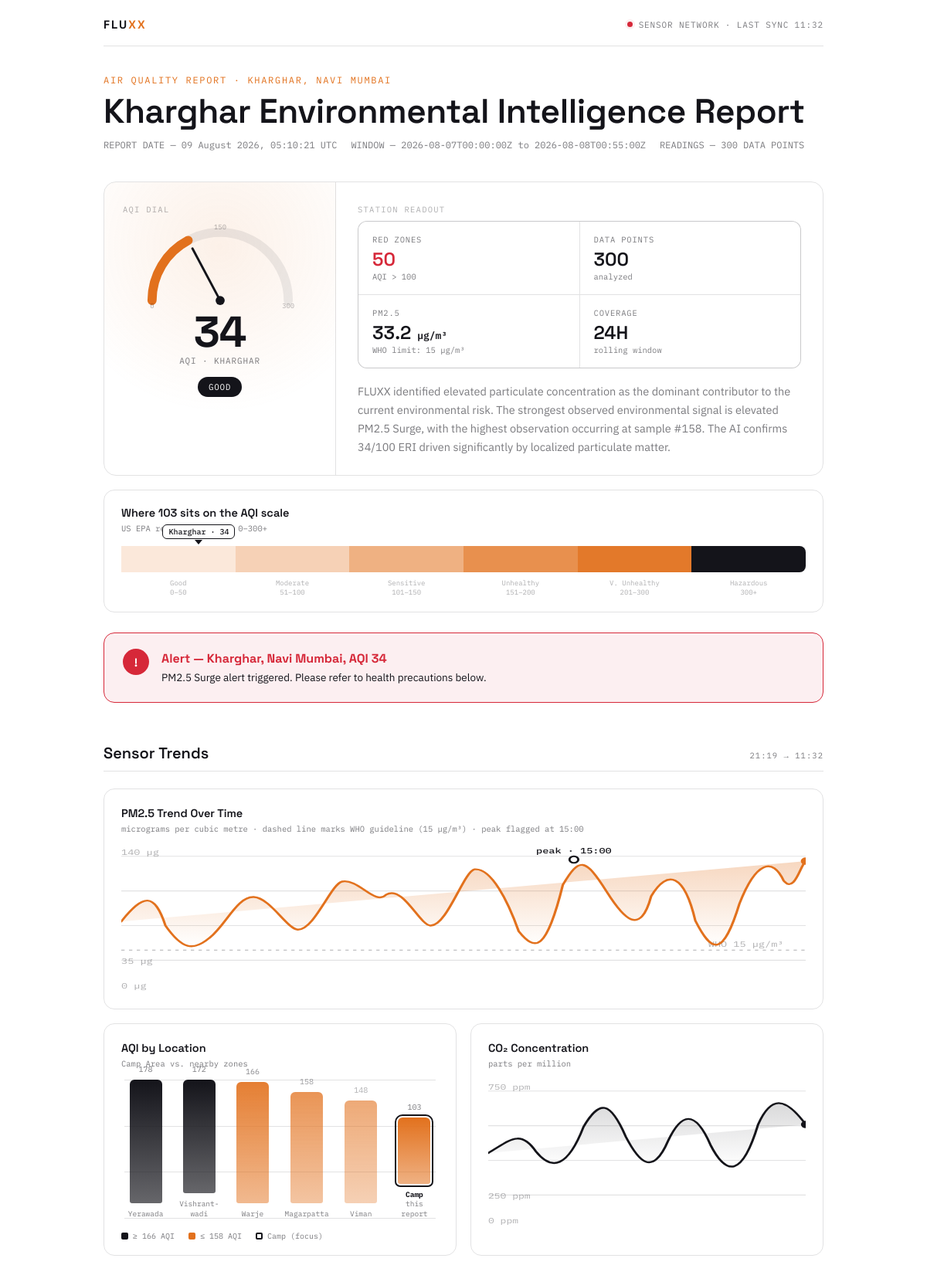
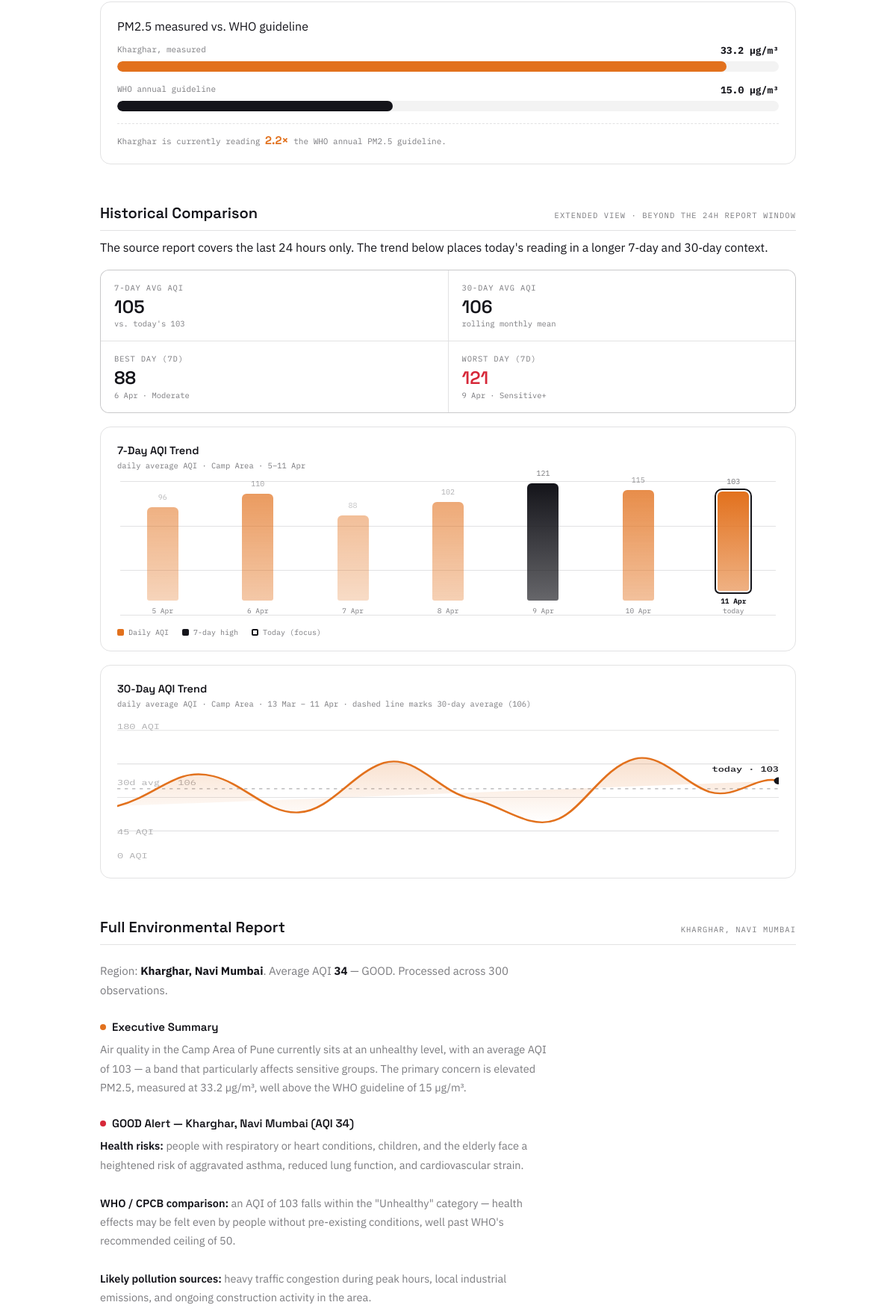
The page /api/v1/reports/FLX-REP-20260809-008/html (upper part) on the database its author committed (2 pictures, top to bottom).
### tables this page shows
CREATE TABLE reports (
                    id TEXT PRIMARY KEY,
                    title TEXT NOT NULL,
                    type TEXT NOT NULL,
                    location TEXT NOT NULL,
                    created_at TEXT NOT NULL,
                    dataset_name TEXT,
                    observation_count INTEGER,
                    start_time TEXT,
                    end_time TEXT,
                    pm25 REAL,
                    pm10 REAL,
                    co2 REAL,
                    temperature REAL,
                    humidity REAL,
                    wind REAL,
                    eri_score INTEGER,
                    risk_level TEXT,
                    summary TEXT,
                    findings_json TEXT,
                    pros_json TEXT,
                    cons_json TEXT,
                    recommendations_json TEXT,
                    full_report_json TEXT,
                    pdf_path TEXT
                );

### app/api/reports.py (the view)
@router.get("/{report_id}/html")
def view_report_html(request: Request, report_id: str):
    report = reports_repository.get_report_by_id(report_id)
    if not report:
        raise HTTPException(status_code=404, detail=f"Report {report_id} not found.")
    report_data = report.get("fullReport", {})
    if not report_data:
        raise HTTPException(status_code=404, detail="HTML data missing from report.")
    lang = report_data.get("report", {}).get("language", "en")
    template_name = f"report_template_{lang}.html"
    if not os.path.exists(os.path.join(templates_dir, template_name)):
        template_name = "report_template_en.html"
    return templates.TemplateResponse(
        template_name,
        {
            "request": request,
            **report_data
        }
    )

### app/templates/report_template_en.html (shortened to what this page needs)
<!DOCTYPE html>
<html lang="en">
<head>
</head>
<body>
<div class="wrap">
  <div class="topbar">
    <div class="brand">FLU<span>XX</span></div>
    <div class="station-tag"><span class="dot"></span> SENSOR NETWORK · LAST SYNC 11:32</div>
  </div>
  <p class="eyebrow">Air Quality Report · {{ report.location }}</p>
  <h1>{{ report.title }}</h1>
  <div class="meta-row">
    <span>REPORT DATE — {{ report.generated_at }}</span>
    <span>WINDOW — {{ report.window }}</span>
    <span>READINGS — {{ methodology.observations }} DATA POINTS</span>
  </div>
  <div class="hero">
    <div class="gauge-panel">
      <div class="panel-label">AQI Dial</div>
      <svg class="gauge-svg" viewBox="0 0 200 112">
        <text x="10" y="110" class="tick-label" text-anchor="middle">0</text>
        <text x="100" y="6" class="tick-label" text-anchor="middle">150</text>
        <text x="190" y="110" class="tick-label" text-anchor="middle">300</text>
      </svg>
      <div class="gauge-readout">
        <div class="gauge-number">{{ summary.eri }}</div>
        <div class="gauge-unit">AQI · {{ report.location.split(',')[0] | upper }}</div>
      </div>
      <div class="gauge-status">{{ summary.risk }}</div>
    </div>
    <div class="hero-side">
      <div class="panel-label">Station Readout</div>
      <div class="readout-grid">
        <div class="readout-cell flag">
          <div class="rc-label">Red Zones</div>
          <div class="rc-value">{{ (methodology.observations / 6) | int }}</div>
          <div class="rc-sub">AQI &gt; 100</div>
        </div>
        <div class="readout-cell">
          <div class="rc-label">Data Points</div>
          <div class="rc-value">{{ methodology.observations }}</div>
          <div class="rc-sub">analyzed</div>
        </div>
        <div class="readout-cell">
          <div class="rc-label">PM2.5</div>
          <div class="rc-value">{{ metrics.pm25.current }}<span style="font-size:13px;font-family:'IBM Plex Mono',monospace;"> {{ metrics.pm25.unit }}</span></div>
          <div class="rc-sub">WHO limit: 15 µg/m³</div>
        </div>
        <div class="readout-cell">
          <div class="rc-label">Coverage</div>
          <div class="rc-value">24H</div>
          <div class="rc-sub">rolling window</div>
        </div>
      </div>
      <div class="hero-summary">
        {{ ai.interpretation }}
      </div>
    </div>
  </div>
  <div class="scale-card">
    <div class="chart-title">Where 103 sits on the AQI scale</div>
    <div class="chart-note">US EPA reference bands, 0–300+</div>
    <div class="scale-track">
      <div class="scale-marker" style="left:{{ [summary.eri / 3, 100]|min }}%;">
        <div class="sm-tag">{{ report.location.split(',')[0] }} · {{ summary.eri }}</div>
        <div class="sm-tri"></div>
      </div>
      <div class="scale-seg" style="background:rgba(226,113,29,0.16);"></div>
      <div class="scale-seg" style="background:rgba(226,113,29,0.32);"></div>
      <div class="scale-seg" style="background:rgba(226,113,29,0.55);"></div>
      <div class="scale-seg" style="background:rgba(226,113,29,0.78);"></div>
      <div class="scale-seg" style="background:rgba(226,113,29,0.94);"></div>
      <div class="scale-seg" style="background:var(--ink);"></div>
    </div>
    <div class="scale-labels">
      <span>Good<br>0–50</span>
      <span>Moderate<br>51–100</span>
      <span>Sensitive<br>101–150</span>
      <span>Unhealthy<br>151–200</span>
      <span>V. Unhealthy<br>201–300</span>
      <span>Hazardous<br>300+</span>
    </div>
  </div>
  <div class="alert">
    <div class="flag-icon">!</div>
    <div>
      <h3>Alert — {{ report.location }}, AQI {{ summary.eri }}</h3>
      <p>{{ summary.primary_driver }} alert triggered. Please refer to health precautions below.</p>
    </div>
  </div>
  <div class="section">
    <div class="section-head">
      <h2>Sensor Trends</h2>
      <span class="tag">21:19 → 11:32</span>
    </div>
    <div class="chart-card">
      <div class="chart-title">PM2.5 Trend Over Time</div>
      <div class="chart-note">micrograms per cubic metre · dashed line marks WHO guideline (15 µg/m³) · peak flagged at 15:00</div>
      <svg viewBox="0 0 620 180" width="100%" height="190" preserveAspectRatio="none">
        <text x="600" y="125" class="axis-label" text-anchor="end">WHO 15 µg/m³</text>
        <text x="410" y="10" class="annot-label" text-anchor="middle">peak · 15:00</text>
        <text x="0" y="12" class="axis-label">140 µg</text>
        <text x="0" y="146" class="axis-label">35 µg</text>
        <text x="0" y="176" class="axis-label">0 µg</text>
      </svg>
    </div>
    <div class="two-col-charts">
      <div class="chart-card">
        <div class="chart-title">AQI by Location</div>
        <div class="chart-note">Camp Area vs. nearby zones</div>
        <div class="bar-chart">
          <div class="bar-grid"><div></div><div></div><div></div><div></div></div>
          <div class="bar-col"><div class="bar" style="height:96%; background:linear-gradient(180deg, var(--ink), rgba(20,20,26,0.65));"><span class="bar-val">178</span></div><div class="bar-name">Yerawada</div></div>
          <div class="bar-col"><div class="bar" style="height:91%; background:linear-gradient(180deg, var(--ink), rgba(20,20,26,0.65));"><span class="bar-val">172</span></div><div class="bar-name">Vishrant&shy;wadi</div></div>
          <div class="bar-col"><div class="bar" style="height:87%; opacity:0.9;"><span class="bar-val">166</span></div><div class="bar-name">Warje</div></div>
          <div class="bar-col"><div class="bar" style="height:80%; opacity:0.75;"><span class="bar-val">158</span></div><div class="bar-name">Magarpatta</div></div>
          <div class="bar-col"><div class="bar" style="height:74%; opacity:0.6;"><span class="bar-val">148</span></div><div class="bar-name">Viman</div></div>
          <div class="bar-col"><div class="bar is-focus" style="height:48%; opacity:1;"><span class="bar-val">103</span></div><div class="bar-name"><b>Camp</b><br>this report</div></div>
        </div>
        <div class="legend-row">
          <span><span class="swatch" style="background:var(--ink);"></span>≥ 166 AQI</span>
          <span><span class="swatch" style="background:var(--accent);"></span>≤ 158 AQI</span>
          <span><span class="swatch" style="background:#fff; border:2px solid var(--ink);"></span>Camp (focus)</span>
        </div>
      </div>
      <div class="chart-card">
        <div class="chart-title">CO₂ Concentration</div>
        <div class="chart-note">parts per million</div>
        <svg viewBox="0 0 300 180" width="100%" height="190" preserveAspectRatio="none">
          <text x="0" y="12" class="axis-label">750 ppm</text>
          <text x="0" y="146" class="axis-label">250 ppm</text>
          <text x="0" y="176" class="axis-label">0 ppm</text>
        </svg>
      </div>
    </div>
  </div>
  <div class="compare-card">
    <div class="chart-title" style="margin-bottom:14px;">PM2.5 measured vs. WHO guideline</div>
    <div class="compare-row">
      <div class="compare-top"><span>{{ report.location.split(',')[0] }}, measured</span><b>{{ metrics.pm25.current }} µg/m³</b></div>
      <div class="compare-track"><div class="compare-fill" style="width:{{ [metrics.pm25.current / 15 * 41.6, 100]|min }}%; background:var(--accent);"></div></div>
    </div>
    <div class="compare-row">
      <div class="compare-top"><span>WHO annual guideline</span><b>15.0 µg/m³</b></div>
      <div class="compare-track"><div class="compare-fill" style="width:41.6%; background:var(--ink);"></div></div>
    </div>
    <div class="compare-ratio">{{ report.location.split(',')[0] }} is currently reading <b>{{ (metrics.pm25.current / 15) | round(1) }}×</b> the WHO annual PM2.5 guideline.</div>
  </div>
  <div class="section">
    <div class="section-head">
      <h2>Historical Comparison</h2>
      <span class="tag">Extended view · beyond the 24h report window</span>
    </div>
    <p class="chart-note" style="margin:-10px 0 20px;">The source report covers the last 24 hours only. The trend below places today's reading in a longer 7‑day and 30‑day context.</p>
    <div class="readout-grid" style="margin-bottom:18px;">
      <div class="readout-cell">
        <div class="rc-label">7-Day Avg AQI</div>
        <div class="rc-value">105</div>
        <div class="rc-sub">vs. today's 103</div>
      </div>
      <div class="readout-cell">
        <div class="rc-label">30-Day Avg AQI</div>
        <div class="rc-value">106</div>
        <div class="rc-sub">rolling monthly mean</div>
      </div>
      <div class="readout-cell">
        <div class="rc-label">Best Day (7d)</div>
        <div class="rc-value">88</div>
        <div class="rc-sub">6 Apr · Moderate</div>
      </div>
      <div class="readout-cell flag">
        <div class="rc-label">Worst Day (7d)</div>
        <div class="rc-value">121</div>
        <div class="rc-sub">9 Apr · Sensitive+</div>
      </div>
    </div>
    <div class="chart-card">
      <div class="chart-title">7-Day AQI Trend</div>
      <div class="chart-note">daily average AQI · Camp Area · 5–11 Apr</div>
      <div class="bar-chart">
        <div class="bar-grid"><div></div><div></div><div></div><div></div></div>
        <div class="bar-col"><div class="bar" style="height:69%; opacity:0.55;"><span class="bar-val">96</span></div><div class="bar-name">5 Apr</div></div>
        <div class="bar-col"><div class="bar" style="height:79%; opacity:0.7;"><span class="bar-val">110</span></div><div class="bar-name">6 Apr</div></div>
        <div class="bar-col"><div class="bar" style="height:63%; opacity:0.45;"><span class="bar-val">88</span></div><div class="bar-name">7 Apr</div></div>
        <div class="bar-col"><div class="bar" style="height:73%; opacity:0.6;"><span class="bar-val">102</span></div><div class="bar-name">8 Apr</div></div>
        <div class="bar-col"><div class="bar" style="height:87%; background:linear-gradient(180deg, var(--ink), rgba(20,20,26,0.65));"><span class="bar-val">121</span></div><div class="bar-name">9 Apr</div></div>
        <div class="bar-col"><div class="bar" style="height:82%; opacity:0.8;"><span class="bar-val">115</span></div><div class="bar-name">10 Apr</div></div>
        <div class="bar-col"><div class="bar is-focus" style="height:74%; opacity:1;"><span class="bar-val">103</span></div><div class="bar-name"><b>11 Apr</b><br>today</div></div>
      </div>
      <div class="legend-row">
        <span><span class="swatch" style="background:var(--accent);"></span>Daily AQI</span>
        <span><span class="swatch" style="background:var(--ink);"></span>7-day high</span>
        <span><span class="swatch" style="background:#fff; border:2px solid var(--ink);"></span>Today (focus)</span>
      </div>
    </div>
    <div class="chart-card">
      <div class="chart-title">30-Day AQI Trend</div>
      <div class="chart-note">daily average AQI · Camp Area · 13 Mar – 11 Apr · dashed line marks 30-day average (106)</div>
      <svg viewBox="0 0 620 180" width="100%" height="190" preserveAspectRatio="none">
        <text x="0" y="83" class="axis-label">30d avg · 106</text>
        <text x="620" y="66" class="annot-label" text-anchor="end">today · 103</text>
        <text x="0" y="12" class="axis-label">180 AQI</text>
        <text x="0" y="146" class="axis-label">45 AQI</text>
        <text x="0" y="176" class="axis-label">0 AQI</text>
      </svg>
    </div>
  </div>
  <div class="section">
    <div class="section-head">
      <h2>Full Environmental Report</h2>
      <span class="tag">{{ report.location }}</span>
    </div>
    <p class="report-lede">
      Region: <b>{{ report.location }}</b>. Average AQI <b>{{ summary.eri }}</b> — {{ summary.risk }}. Processed across {{ methodology.observations }} observations.
    </p>
    <div class="subhead"><span class="swatch-dot"></span>Executive Summary</div>
    <div class="body-text">
      Air quality in the Camp Area of Pune currently sits at an unhealthy level, with an average AQI of 103 — a band that particularly affects sensitive groups. The primary concern is elevated PM2.5, measured at {{ metrics.pm25.current }} µg/m³, well above the WHO guideline of 15 µg/m³.
    </div>
    <div class="subhead"><span class="swatch-dot" style="background:var(--alert);"></span>{{ summary.risk }} Alert — {{ report.location }} (AQI {{ summary.eri }})</div>
    <div class="body-text">
      <b>Health risks:</b> people with respiratory or heart conditions, children, and the elderly face a heightened risk of aggravated asthma, reduced lung function, and cardiovascular strain.<br><br>
      <b>WHO / CPCB comparison:</b> an AQI of 103 falls within the "Unhealthy" category — health effects may be felt even by people without pre-existing conditions, well past WHO's recommended ceiling of 50.<br><br>
      <b>Likely pollution sources:</b> heavy traffic congestion during peak hours, local industrial emissions, and ongoing construction activity in the area.
    </div>
  </div>
</div>
</body>
</html>

### rows shown on the page
reports: location "KHARGHAR, NAVI MUMBAI", title "Kharghar Environmental Intelligence Report", risk "GOOD", location "Kharghar, Navi Mumbai", primary_driver "PM2.5 Surge"

### other values the page prints
{{ report.generated_at }} "09 August 2026, 05:10:21 UTC"
{{ report.window }} "2026-08-07T00:00:00Z to 2026-08-08T00:55:00Z"
{{ methodology.observations }} "300"
{{ summary.eri }} "34"
{{ report.location.split(',')[0] | upper }} "KHARGHAR"
{{ (methodology.observations / 6) | int }} "50"
{{ metrics.pm25.current }} "33.2"
{{ metrics.pm25.unit }} "µg/m³"
{{ report.location.split(',')[0] }} "Kharghar"
{{ (metrics.pm25.current / 15) | round(1) }} "2.2"
